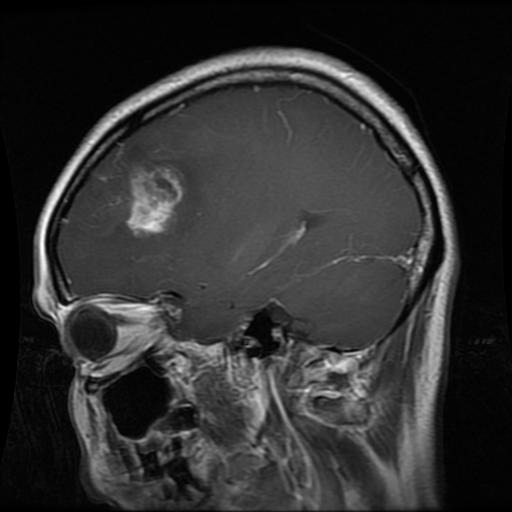
%> input picture Brain Tumor Segmentation-Pipeline/data/sample_mri.jpg, 512 x 512 px
$ octave --eval "detectAndReportTumor('../data/sample_mri.jpg');"   (GNU Octave 9; MATLAB toolbox functions it lacks are replaced by stand-ins)
%> lines starting %> are read from the running program, lines starting %| are printed output that depends on the picture; in (x1, y1, x2, y2) boxes, pixels count from 0 and x2, y2 are one past the last pixel; in counts of white or black regions, pixels touching at a corner belong together; the program's own positions count from 1
function detectAndReportTumor(imagePath, authorName, groundTruthPath)
%> called with imagePath = '../data/sample_mri.jpg'
    % detectAndReportTumor - Robust Multi-Scenario Brain Tumor Segmentation

    if nargin < 2 || isempty(authorName)
        authorName = 'Reza Shojaei Nasab';
    end
    if nargin < 3
        groundTruthPath = '';
    end

    %% 1. Image Loading and Preprocessing
    try
        I = imread(imagePath);
%> I is the input picture: size 512x512x3 uint8; min 0, max 255, mean 48.2
    catch
        error('Error: Could not read the image file. Please check the path.');
    end

    if size(I, 3) == 3
        I = rgb2gray(I);
%> I: size 512x512 uint8
    end
    I_filtered = medfilt2(I, [3 3]);

    %% 2. Head Detection & Adaptive Brain Masking
    global_thresh = multithresh(I_filtered, 1);
%> global_thresh = 46
    BW_head = I_filtered > global_thresh;
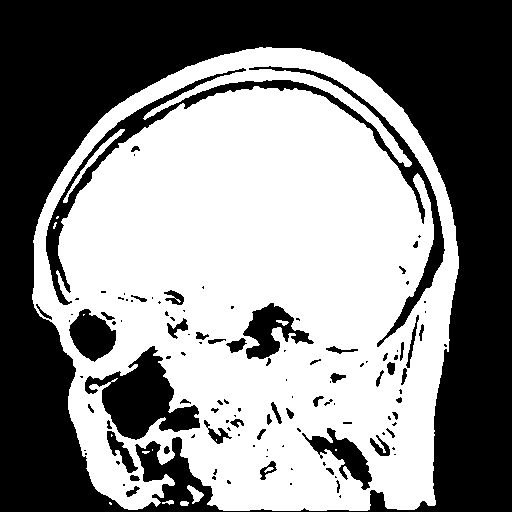
%> BW_head: size 512x512 logical; 52.7% white; 121 black regions (70 under 20 px), largest, box (x1, y1, x2, y2) and area: (0, 0, 512, 512) 102139, (46, 66, 445, 347) 8193, (85, 346, 200, 440) 5029
    BW_head = imfill(BW_head, 'holes');
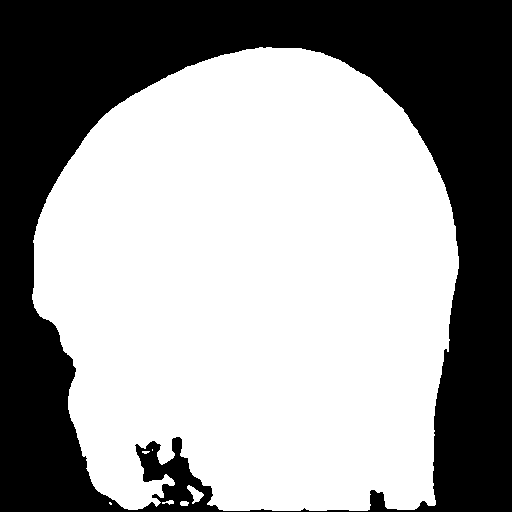
%> BW_head: size 512x512 logical; 61% white; 1 black region, box (x1, y1, x2, y2) and area: (0, 0, 512, 512) 102139
    BW_head = bwareafilt(BW_head, 1);
%> BW_head: size 512x512 logical; 60.9% white; 1 black region

    head_stats = regionprops(BW_head, 'BoundingBox');
%> head_stats = 1 region; box (x1, y1, x2, y2): (32, 47, 459, 511)
    head_box = head_stats(1).BoundingBox;
%> head_box = [32.5 47.5 427 464]

    % Generous Brain Zone to accommodate tilted images (like gg 198)
    Brain_Zone_Mask = false(size(I));
    brain_bottom_limit = round(head_box(2) + 0.62 * head_box(4));
%> brain_bottom_limit = 335
    Brain_Zone_Mask(1:brain_bottom_limit, :) = true;
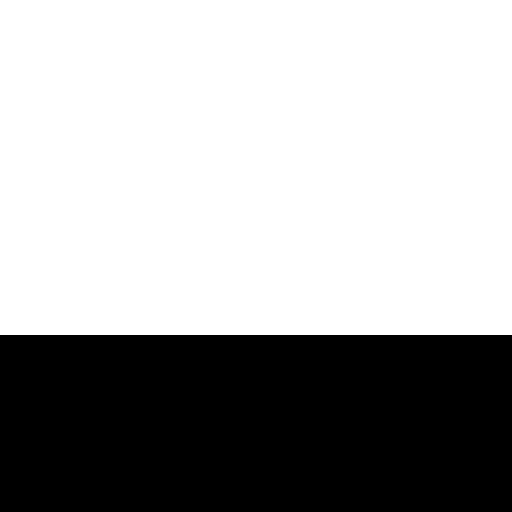
%> Brain_Zone_Mask: size 512x512 logical; 65.4% white; 1 black region, box (x1, y1, x2, y2) and area: (0, 335, 512, 512) 90624

    BW_brain_mask = BW_head & Brain_Zone_Mask;
%> BW_brain_mask: size 512x512 logical; 38.3% white; 1 white region, box (x1, y1, x2, y2) and area: (32, 47, 459, 335) 100400
    BW_brain_mask = imerode(BW_brain_mask, strel('disk', 4));
%> BW_brain_mask: size 512x512 logical; 36.9% white; 1 white region, box (x1, y1, x2, y2) and area: (35, 50, 456, 332) 96714

    Brain_Only = I_filtered;
    Brain_Only(~BW_brain_mask) = 0;
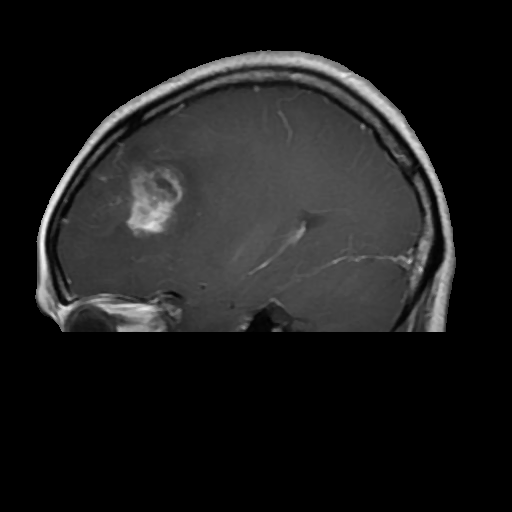
%> Brain_Only: size 512x512 uint8; min 0, max 249, mean 28.1

    %% 3. Calculate Brain Background Stats (To prevent False Positives)
    brain_pixels = double(Brain_Only(BW_brain_mask & (Brain_Only > 0)));
    mean_brain = mean(brain_pixels);
%> mean_brain = 76.17
    std_brain = std(brain_pixels);
%> std_brain = 36.93

    %% 4. Adaptive Thresholding & Hole Filling
    brain_levels = multithresh(Brain_Only, 3);
%> brain_levels = [33 91 145]
    refined_thresh = brain_levels(2) + 0.15 * (brain_levels(3) - brain_levels(2));
%> refined_thresh = 99
    BW_tumor_raw = Brain_Only >= refined_thresh;
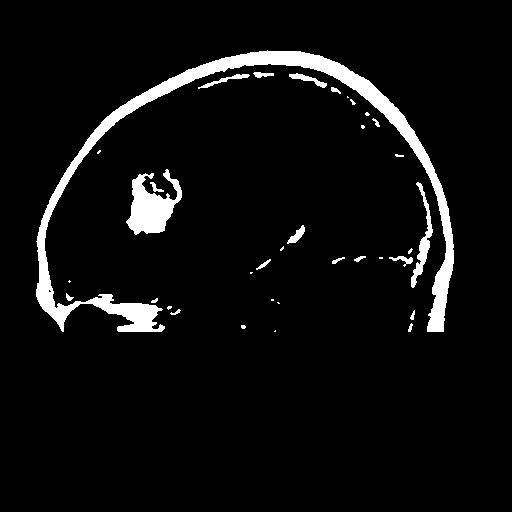
%> BW_tumor_raw: size 512x512 logical; 5.4% white; 35 white regions (15 under 20 px), largest, box (x1, y1, x2, y2) and area: (36, 50, 454, 332) 10462, (126, 169, 182, 235) 1946, (411, 182, 433, 288) 620

    % CRITICAL FIX FOR RING-ENHANCEMENT (like gg 256):
    % Fill holes BEFORE regionprops so necrotic cores are included in solidity/area
    BW_tumor_raw = imfill(BW_tumor_raw, 'holes');
%> BW_tumor_raw: size 512x512 logical; 5.4% white; 35 white regions (15 under 20 px), largest, box (x1, y1, x2, y2) and area: (36, 50, 454, 332) 10465, (126, 169, 182, 235) 1946, (411, 182, 433, 288) 620

    %% 5. Component Analysis & Multi-Focal Scoring
    stats = regionprops(BW_tumor_raw, 'Area', 'Solidity', 'PixelIdxList', 'Centroid');
%> stats = 35 regions; largest, Area, Centroid and Solidity: 10465 [242.3 181.5] 0.108, 1946 [151.9 207.1] 0.694, 620 [423.5 242.1] 0.428, 185 [308.6 80.1] 0.698, 178 [225.8 80.8] 0.627

    valid_indices = [];
    scores = [];

    for i = 1:length(stats)
        area = stats(i).Area;
        solidity = stats(i).Solidity;

        % Filter out small noise
        if area < 120 || solidity < 0.40
            continue;
        end

        % Calculate candidate's mean intensity
        candidate_pixels = double(Brain_Only(stats(i).PixelIdxList));
        mean_candidate = mean(candidate_pixels);

        % INTENSITY CHECK: Must be significantly brighter than normal brain tissue
        % This completely protects healthy/post-op slices (like gg 41) from false positives
        if mean_candidate < (mean_brain + 1.2 * std_brain)
            continue;
        end

        % Scoring System
        score = area * solidity;
        valid_indices(end+1) = i; %#ok<AGROW>
        scores(end+1) = score; %#ok<AGROW>
    end
%> this loop made 35 passes
%> (area, solidity) on passes 1, 2, 6, 7, 9, 13, 14, 21, 22, 25, 28, 30: (10465, 0.108), (32, 0.821), (56, 0.7), (22, 0.88), (29, 0.707), (81, 0.835), (50, 0.862), (37, 0.86), (38, 0.776), (37, 0.804), (30, 0.811), (102, 0.596)
%> (area, solidity, mean_candidate) on passes 10, 19, 20, 35: (178, 0.627, 108.6), (142, 0.855, 117.1), (185, 0.698, 113.3), (620, 0.428, 119.4)

    % Reconstruct the final tumor mask (Supports Multi-focal like gg 115)
    BW_tumor = false(size(I));
    if ~isempty(scores)
        max_score = max(scores);
%> max_score = 1349.6
        % Accept the best candidate AND any other candidate that holds at least 25% of max score
        for j = 1:length(scores)
            if scores(j) >= 0.25 * max_score
                BW_tumor(stats(valid_indices(j)).PixelIdxList) = true;
            end
        end
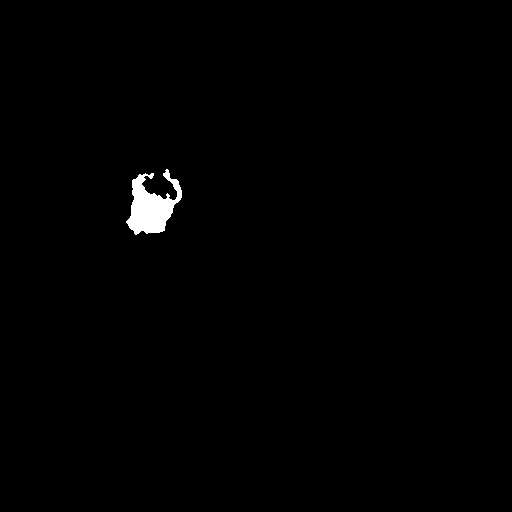
%> BW_tumor: size 512x512 logical; 0.74% white; 1 white region, box (x1, y1, x2, y2) and area: (126, 169, 182, 235) 1946
        BW_tumor = imclose(BW_tumor, strel('disk', 4));
%> BW_tumor: size 512x512 logical; 0.76% white; 1 white region, box (x1, y1, x2, y2) and area: (126, 169, 182, 235) 1991
        BW_tumor = imfill(BW_tumor, 'holes');
    end

    %% 6. Quantitative Measurements
    tumor_pixel_count = sum(BW_tumor(:));
%> tumor_pixel_count = 1991

    if tumor_pixel_count == 0
        disp('Analysis Complete: No tumor component matched the contrast and structural criteria.');
        % Generate a "Clear/No Tumor" Report instead of crashing
        generateEmptyReport(authorName);
        return;
    end

    % Safe Bounding Box for multi-focal regions
    [rows, cols] = find(BW_tumor);
%> rows = 1991 values from 170 to 235; cols = 1991 values from 127 to 182
    tumor_width = max(cols) - min(cols) + 1;
%> tumor_width = 56
    tumor_height = max(rows) - min(rows) + 1;
%> tumor_height = 66

    brain_pixel_count = sum(BW_brain_mask(:));
%> brain_pixel_count = 96714
    tumor_percentage = (tumor_pixel_count / brain_pixel_count) * 100;
%> tumor_percentage = 2.06
    pixel_area_mm2 = 1.0;
    estimated_tumor_area_mm2 = tumor_pixel_count * pixel_area_mm2;
%> estimated_tumor_area_mm2 = 1991
    %% 5.5 Quantitative Validation (The Research Gold Standard)
if ~isempty(groundTruthPath)
    try
        GT = imread(groundTruthPath);
        if size(GT, 3) == 3, GT = rgb2gray(GT); end
        BW_GT = GT > 0; % Ensure binary

        % Calculate Metrics
        dice_score = dice(BW_tumor, BW_GT);
        jaccard_score = jaccard(BW_tumor, BW_GT);

        % Display in command window
        fprintf('Validation Metrics -> Dice: %.4f | IoU: %.4f\n', dice_score, jaccard_score);
    catch
        warning('Could not process Ground Truth image for validation.');
        dice_score = [];
    end
end
    %% 7. Visualization & Export
    fig = figure('Name', 'Robust Tumor Detection', 'NumberTitle', 'off', 'Visible', 'off');
    subplot(1, 2, 1);
    imshow(I);
    title('Original MRI');

    subplot(1, 2, 2);
    imshow(I);
    hold on;

    red_channel = zeros(size(I));
    red_channel(BW_tumor) = 255;
    overlay = cat(3, red_channel, zeros(size(I)), zeros(size(I)));
    h = imshow(overlay);
    set(h, 'AlphaData', BW_tumor * 0.45);

    boundaries = bwboundaries(BW_tumor);
%> boundaries = 1 boundary; box (x1, y1, x2, y2) and points: (126, 169, 182, 235) 256
    for k = 1:length(boundaries)
        b = boundaries{k};
        plot(b(:,2), b(:,1), 'y', 'LineWidth', 0.6);
    end
%> this loop made 1 pass
    title('Anatomical Precision Overlay');

    txt = {
        sprintf('Tumor Area: %.2f mm^2', estimated_tumor_area_mm2)
        sprintf('Brain Ratio: %.2f %%', tumor_percentage)
        sprintf('Width: %d px', tumor_width)
        sprintf('Height: %d px', tumor_height)
    };
%> txt = {'Tumor Area: 1991.00 mm^2', 'Brain Ratio: 2.06 %', 'Width: 56 px', 'Height: 66 px'}
    text(15, 35, txt, ...
        'Color', 'white', ...
        'FontSize', 9, ...
        'FontWeight', 'bold', ...
        'BackgroundColor', [0 0 0.4], ...
        'Margin', 4);
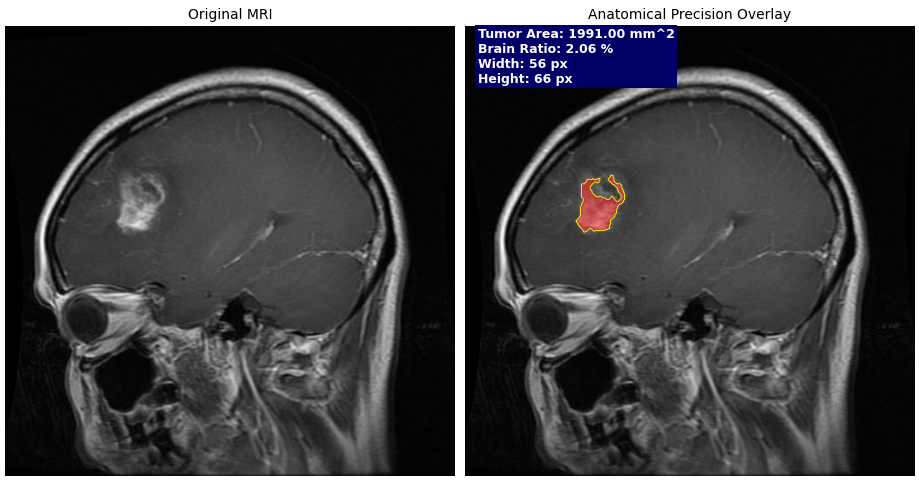
%> figure redrawn from the program's plot data, 2 panels
    hold off;
    exportgraphics(fig, 'Tumor_Result.png', 'Resolution', 300);
    close(fig);

    %% 8. PDF Report Generation
%> (the run ends here)
